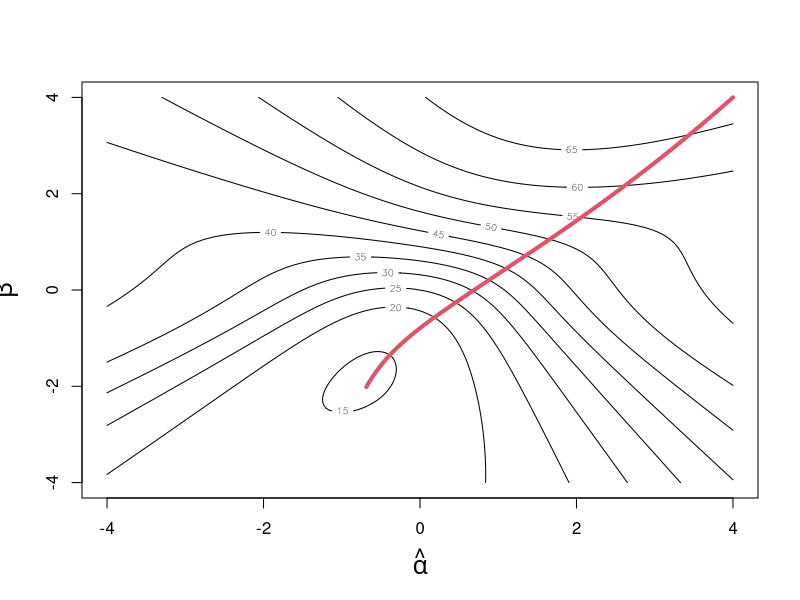

Here is the R script that generated this plot:
## R_Demo_neuralnet_gradiant_decent_glm.R
##########################################################################
## INSTRUCTOR: Christopher Fariss
## COURSE NAME: Advanced Computational Methods for Social Media and Textual Data (3B)
## University of Essex Summer School 2023
##
## Date: 2023-08-13
##
## Please e-mail me if you find any errors or have and suggestions (either email is fine)
## e-mail: cjf0006@gmail.com
## e-mail: cjfariss@umich.edu
##########################################################################
## Introduction to tutorial:
##
## Overview of Gradient Decent for generalized linear model example.
##
## Gradient decent is an iterative process used to find the best parameter value(s) in any model and especially a neural network.
##
##########################################################################

## set learning rate this varies on the unit interval (0 to 1]
library(MASS)
library(boot)
library(gtools)

lr <- .2
n <- 100
x <- rnorm(n)

alpha <- -1
beta <- -2

y <- rbinom(1:n, 1, prob=inv.logit(alpha + beta*x))
#y <- rbinom(1:n, 1, prob=inv.logit(alpha + beta*x + rnorm(n)))

## Start with a random guess
X_mat <- cbind(1,x)

alpha_hat <- 4
beta_hat <- 4
iterations <- 1000

loss <- variance <- NA

y_hat <- matrix(NA, nrow=n, ncol=iterations)
y_error <- matrix(NA, nrow=n, ncol=iterations)
delta <- matrix(NA, nrow=2, ncol=iterations)

## sequential iterations to evaulate loss function
for (j in 1:iterations){
    
    ## calculate the predicted y_hat based on the observed x variable and the best guess of alpha and beta
    y_hat[,j] <- inv.logit(alpha_hat[j] + beta_hat[j] * x)

    ## this works too but not as well as above
    #y_hat[,j] <- rbinom(1:n,1,prob=inv.logit(alpha_hat[j] + beta_hat[j] * x))
    
    ## difference between the predicted y (y_hat) and y is the error for y
    y_error[,j] <- y_hat[,j] - y
    
    ## the estimated error is used to calculate the unexplained variance between y and y_hat, which is the sum of squared errors
    loss[j] <- sum(y_error[,j]^2)
    
    ## calculate the gradient at that point (this works because the errors are independent to the column vectors in X
    ##delta[1:2,j] <- (t(X_mat) %*% y_error[,j]) * (1/n)
    delta[1,j] <- sum(X_mat[,1] * y_error[,j])/n
    delta[2,j] <- sum(X_mat[,2] * y_error[,j])/n
    
    ## shift estimates along the gradient (+ function if y-y_hat; - function if y_hat-y)
    alpha_hat[j+1] <- alpha_hat[j] - (lr*delta[1,j])
    beta_hat[j+1] <- beta_hat[j] - (lr*delta[2,j])
}

## estimate glm model
fit <- glm(y~x, family=binomial("logit"))
fit

## print the last value of the sequence of parameter estimates
alpha_hat[length(alpha_hat)]
beta_hat[length(beta_hat)]


## graph the values as a function of the loss statistic
ALPHA_seq <- seq(from=-4,4,.05)
BETA_seq <- seq(from=-4,4,.05)

LOSS <- matrix(NA, nrow=length(ALPHA_seq), ncol=length(BETA_seq))

## grid search for graphing
for(i in 1:length(ALPHA_seq)){
    for(j in 1:length(ALPHA_seq)){
        Y_hat <- inv.logit(ALPHA_seq[i] + BETA_seq[j] * X_mat[,2])
        LOSS[i,j] <- sum((y-Y_hat)^2)
        
    }
}

## plot the log loss
contour(ALPHA_seq, BETA_seq,(LOSS), xlab=expression(hat(alpha)), ylab=expression(hat(beta)), cex.lab=1.5)
lines(alpha_hat, beta_hat, col=2, lwd=4)
